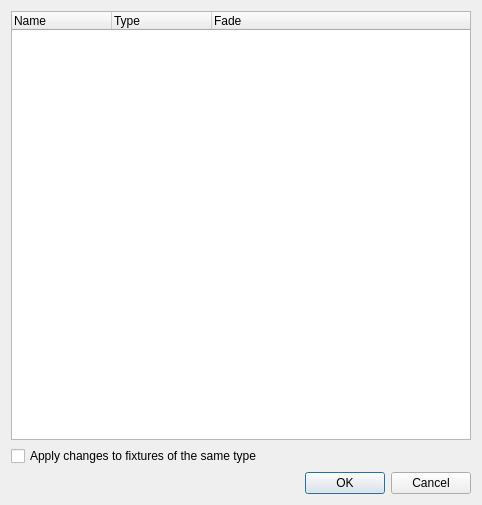
<?xml version="1.0" encoding="UTF-8"?>
<ui version="4.0">
 <class>ChannelsConfiguration</class>
 <widget class="QDialog" name="ChannelsConfiguration">
  <property name="geometry">
   <rect>
    <x>0</x>
    <y>0</y>
    <width>482</width>
    <height>505</height>
   </rect>
  </property>
  <property name="windowTitle">
   <string>Channels Fade Configuration</string>
  </property>
  <property name="windowIcon">
   <iconset resource="qlcui.qrc">
    <normaloff>:/fade.png</normaloff>:/fade.png</iconset>
  </property>
  <layout class="QVBoxLayout" name="verticalLayout">
   <item>
    <widget class="QTreeWidget" name="m_channelsTree">
     <property name="alternatingRowColors">
      <bool>true</bool>
     </property>
     <column>
      <property name="text">
       <string>Name</string>
      </property>
     </column>
     <column>
      <property name="text">
       <string>Type</string>
      </property>
     </column>
     <column>
      <property name="text">
       <string>Fade</string>
      </property>
     </column>
    </widget>
   </item>
   <item>
    <widget class="QCheckBox" name="m_applyAllCheck">
     <property name="text">
      <string>Apply changes to fixtures of the same type</string>
     </property>
    </widget>
   </item>
   <item>
    <widget class="QDialogButtonBox" name="buttonBox">
     <property name="orientation">
      <enum>Qt::Horizontal</enum>
     </property>
     <property name="standardButtons">
      <set>QDialogButtonBox::Cancel|QDialogButtonBox::Ok</set>
     </property>
    </widget>
   </item>
  </layout>
 </widget>
 <resources>
  <include location="qlcui.qrc"/>
  <include location="qlcui.qrc"/>
 </resources>
 <connections>
  <connection>
   <sender>buttonBox</sender>
   <signal>accepted()</signal>
   <receiver>ChannelsConfiguration</receiver>
   <slot>accept()</slot>
   <hints>
    <hint type="sourcelabel">
     <x>248</x>
     <y>254</y>
    </hint>
    <hint type="destinationlabel">
     <x>157</x>
     <y>274</y>
    </hint>
   </hints>
  </connection>
  <connection>
   <sender>buttonBox</sender>
   <signal>rejected()</signal>
   <receiver>ChannelsConfiguration</receiver>
   <slot>reject()</slot>
   <hints>
    <hint type="sourcelabel">
     <x>316</x>
     <y>260</y>
    </hint>
    <hint type="destinationlabel">
     <x>286</x>
     <y>274</y>
    </hint>
   </hints>
  </connection>
 </connections>
</ui>
